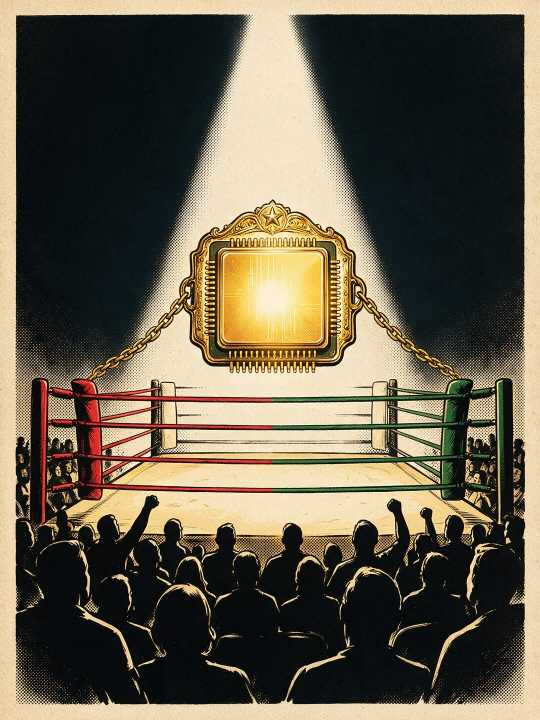
#> input picture ez/tools/concepts/worlds/comic/story/h/bet/img/arena-a-sd.jpg, 1080 x 1440 px (shown at 1/2 size)
$ python bet_index.py ../worlds/comic/story/h/bet/img/arena-a-sd.jpg ../worlds/comic/story/h/bet/img/arena-b-gpt.jpg
#> lines starting #> are read from the running program, lines starting #| are printed output that depends on the picture
# The owner's screenshot of the X3+ bet section with numbered marks and a glossary of what each part is called (2026-10-31).
from PIL import Image, ImageDraw, ImageFont
import sys, textwrap
src, out = sys.argv[1], sys.argv[2]
im = Image.open(src).convert('RGB'); k = im.width / 857
#> further down, im is the input picture: PIL image 1080x1440 RGB; mean R, G, B 101.9, 93.8, 75.7
F = '/usr/share/fonts/truetype/dejavu/'
fb = lambda s: ImageFont.truetype(F + 'DejaVuSans-Bold.ttf', s); fr = lambda s: ImageFont.truetype(F + 'DejaVuSans.ttf', s)
M = [  # n, x, y (in the 857-wide view), term, what it is, say it like
 (1, 430, 470, 'Establishing shot (opening panel)', 'The first, biggest picture of the chapter: it shows where we are and what is at stake (the vault, full of gold).', '"the opening panel"'),
 (2, 735, 330, 'Atmosphere and lighting', 'Rain, night and one warm key light from inside the vault. One light source for the whole picture is a big part of why it looks expensive.', '"the lighting", "the key light", "the mood"'),
 (3, 640, 690, 'Display lettering (the title)', 'Big hand-drawn-style letters with an extruded 3D edge and a drop shadow. It sits over the panel\'s bottom edge: "breaking the border".', '"the title lettering"'),
 (4, 735, 805, 'Caption', 'Narration text, set in a hand-lettered comic font, not inside a box.', '"the caption"'),
 (5, 430, 868, 'Gutter', 'The black gap between two panels. Comics read the jump from panel to panel across it.', '"the gutter"'),
 (6, 165, 1180, 'Panel art (the painted plate)', 'A painted picture used as the panel\'s whole surface: here a circuit board.', '"the panel art", "the plate"'),
 (7, 600, 1135, 'Diegetic display (live data in the art)', 'The countdown is a real, live number, but it is shown inside the world of the picture (in the chip\'s glowing windows), not on a box laid over it. This is the key quality you like.', '"the number lives in the picture"'),
 (8, 160, 1170, 'Silkscreen labels', 'The small printed words on a circuit board (DAYS, HRS, MIN, SEC), as real boards carry them.', '"the printed labels"'),
 (9, 710, 1320, 'Hero shot with depth of field', 'A product-photo style picture: the objects sharp, the background soft and blurred (bokeh). It makes the parts feel like real, touchable things.', '"the hero shot", "the blurred background"'),
 (10, 62, 1295, 'Reference designators', 'C1, U1, K1: the real names engineers print next to parts on a board (C = capacitor, U = chip, K = relay). Borrowed as our labels.', '"the part tags"'),
 (11, 738, 1470, 'Indicator lamps (LEDs)', 'Green and red lights on the switch: right or wrong. Now they glow in turn: the outcome is still open.', '"the lamps"'),
 (12, 290, 1590, 'Traces', 'The gold lines that connect the parts on the board: the pool flows into the call, the call into the switch. The story is in the wiring.', '"the wiring", "the traces"'),
 (13, 430, 1688, 'Leader lines and a rule', 'Lines that lead from each part down to its explanation, and the dashed line (a rule) that divides picture from text.', '"the callout lines"'),
 (14, 215, 1758, 'Callouts (a legend)', 'The explanation of each part, under its tag: a subhead (THE POOL) and a short line. Like a parts list in a manual.', '"the callouts", "the legend"'),
 (15, 458, 1915, 'Inline badge', 'A small logo placed inside the sentence (Grok\'s mark).', '"the badge"'),
 (16, 780, 1720, 'Ground (background texture)', 'The dark board pattern behind the text, so even the text area belongs to the same world.', '"the ground", "the background"'),
]
LW = int(im.width * 1.05); W = im.width + LW
H = im.height
can = Image.new('RGB', (W, H * 2), (12, 11, 16)); can.paste(im, (0, 0)); d = ImageDraw.Draw(can)
#> after `can = Image.new('RGB', (W, H * 2), (12, 11, 16))`:
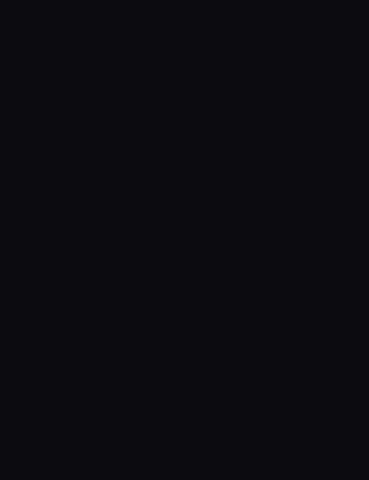
#> can: PIL image 2214x2880 RGB (shown at 1/6 size); mean R, G, B 12, 11, 16
#> after `can.paste(im, (0, 0))`:
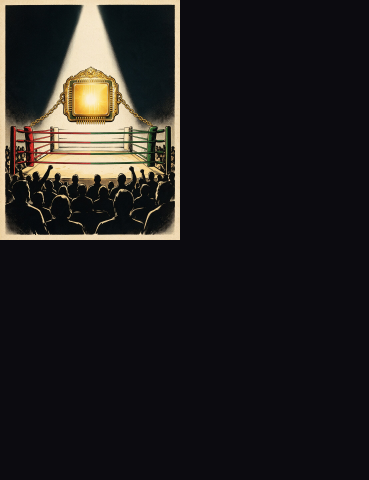
#> can: PIL image 2214x2880 RGB (shown at 1/6 size); mean R, G, B 33.9, 31.2, 30.6
R = int(22 * k)
for n, x, y, *_ in M:
    X, Y = int(x * k), int(y * k)
    d.ellipse((X - R, Y - R, X + R, Y + R), fill=(255, 225, 77), outline=(13, 11, 16), width=4)
    t = str(n); f = fb(int(24 * k)); w = d.textlength(t, font=f)
    d.text((X - w / 2, Y - int(15 * k)), t, font=f, fill=(13, 11, 16))
#> this loop made 16 passes
#> w on passes 1 to 8: 20.88, 20.88, 20.88, 20.88, 20.88, 20.88, 20.88, 20.88
x0 = im.width + 50; y = 50
d.text((x0, y), 'The bet section, part by part', font=fb(48), fill=(255, 225, 77)); y += 70
d.text((x0, y), 'What each piece is called, and how to say it', font=fr(30), fill=(200, 192, 176)); y += 70
for n, x, yy, term, what, say in M:
    d.ellipse((x0, y, x0 + 46, y + 46), fill=(255, 225, 77)); t = str(n); w = d.textlength(t, font=fb(26)); d.text((x0 + 23 - w / 2, y + 8), t, font=fb(26), fill=(13, 11, 16))
    d.text((x0 + 64, y + 4), term, font=fb(31), fill=(248, 240, 217)); y += 46
    for line in textwrap.wrap(what, 66):
        d.text((x0 + 64, y), line, font=fr(25), fill=(205, 197, 182)); y += 32
    d.text((x0 + 64, y), 'Say: ' + say, font=fr(25), fill=(255, 210, 90)); y += 50
#> this loop made 16 passes
#> w on passes 1 to 8: 18.09, 18.09, 18.09, 18.09, 18.09, 18.09, 18.09, 18.09
#> after the loop, y = 2910
y += 10
#> y = 2920
d.text((x0, y), 'Why it reads like a film', font=fb(34), fill=(255, 225, 77)); y += 50
#> after `y += 50`: y = 2970
for line in textwrap.wrap('Three panels, one sequence: the place (the vault), the clock (the countdown), the machine (the parts). Every picture shares one finish: painted, sharp, lit by one warm light, in the same black, gold, green and red. Every number and word sits in its picture\'s world rather than on a box above it.', 72):
    d.text((x0, y), line, font=fr(26), fill=(220, 212, 196)); y += 34
#> this loop made 5 passes
#> y on passes 1 to 5: 3004, 3038, 3072, 3106, 3140
#> after the loop, y = 3140
can = can.crop((0, 0, W, max(H, y + 40)))
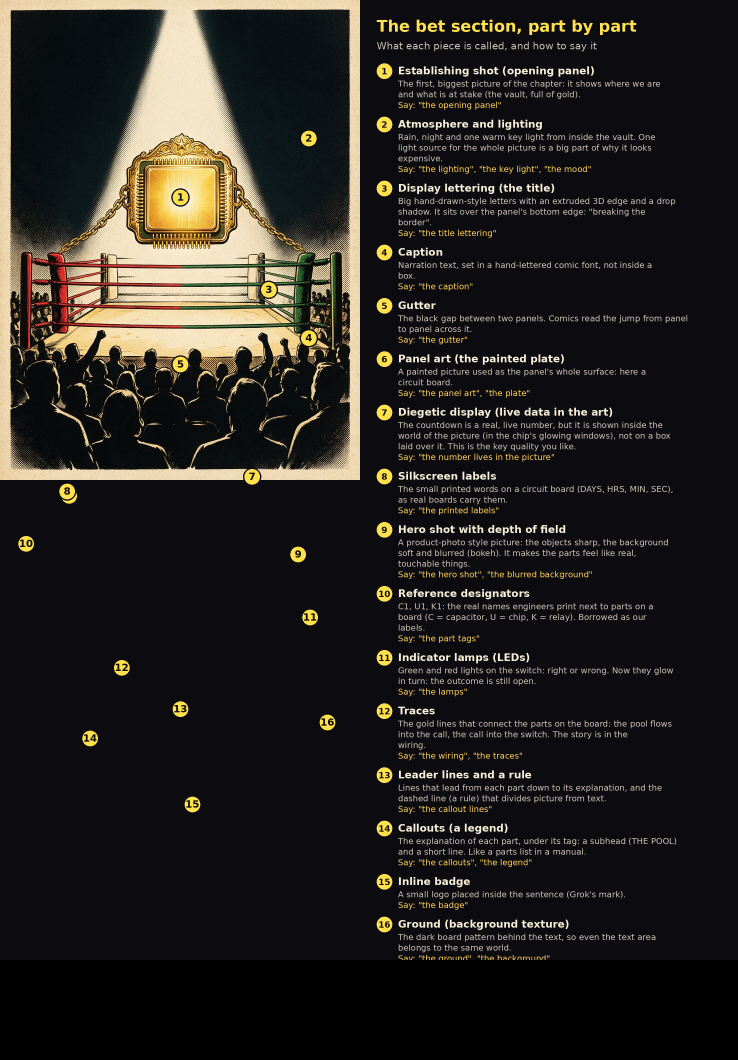
#> can: PIL image 2214x3180 RGB (shown at 1/3 size); mean R, G, B 38.2, 35.2, 32.5
can.save(out, quality=88)
print(can.size)
#| (2214, 3180)

$ run again, on ez/tools/concepts/worlds/comic/story/h/bet/img/chip-a-sd.jpg
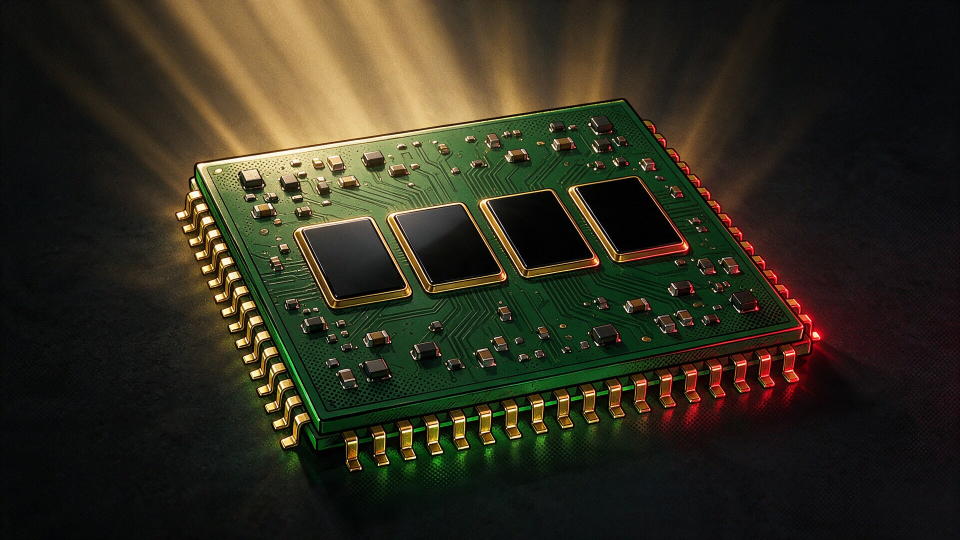
#> input picture ez/tools/concepts/worlds/comic/story/h/bet/img/chip-a-sd.jpg, 1920 x 1080 px (shown at 1/2 size)
#> im is the input picture: PIL image 1920x1080 RGB; mean R, G, B 47.7, 45, 30.2
#> `can.paste(im, (0, 0))`:
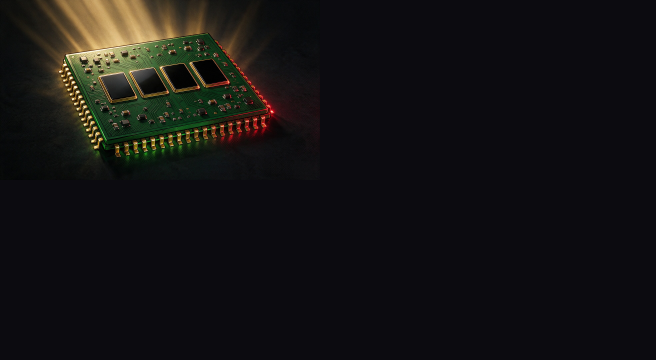
#> can: PIL image 3936x2160 RGB (shown at 1/6 size); mean R, G, B 20.7, 19.3, 19.5
#> the loop `for n, x, y, *_ in M:` made 16 passes
#> w on passes 1 to 8: 36.88, 36.88, 36.88, 36.88, 36.88, 36.88, 36.88, 36.88
#> the loop `for n, x, yy, term, what, say in M:` made 16 passes
#> w on passes 1 to 8: 18.09, 18.09, 18.09, 18.09, 18.09, 18.09, 18.09, 18.09
#> after the loop `for n, x, yy, term, what, say in M:`: y = 2910
#> `y += 10`: y = 2920
#> `y += 50`: y = 2970
#> the loop `for line in textwrap.wrap('Three panels, one sequence: the place (the ..` made 5 passes
#> y on passes 1 to 5: 3004, 3038, 3072, 3106, 3140
#> after the loop `for line in textwrap.wrap('Three panels, one sequence: the place (the ..`: y = 3140
#> `can = can.crop((0, 0, W, max(H, y + 40)))`:
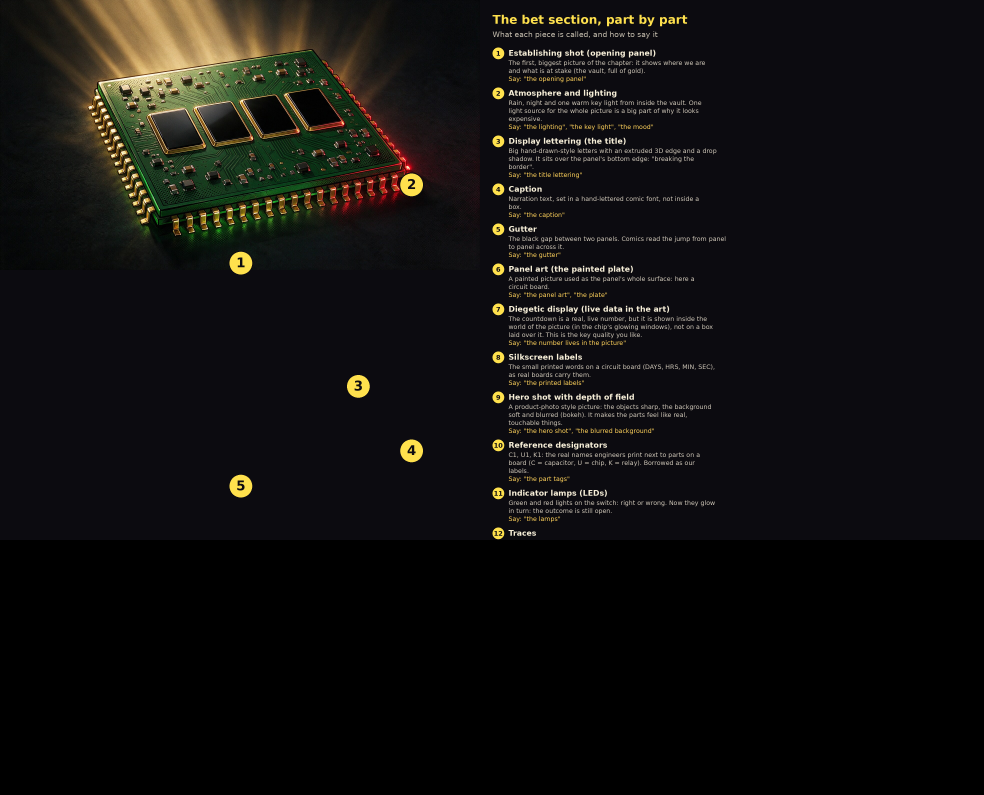
#> can: PIL image 3936x3180 RGB (shown at 1/4 size); mean R, G, B 17.6, 16.4, 15.4
#| (3936, 3180)
